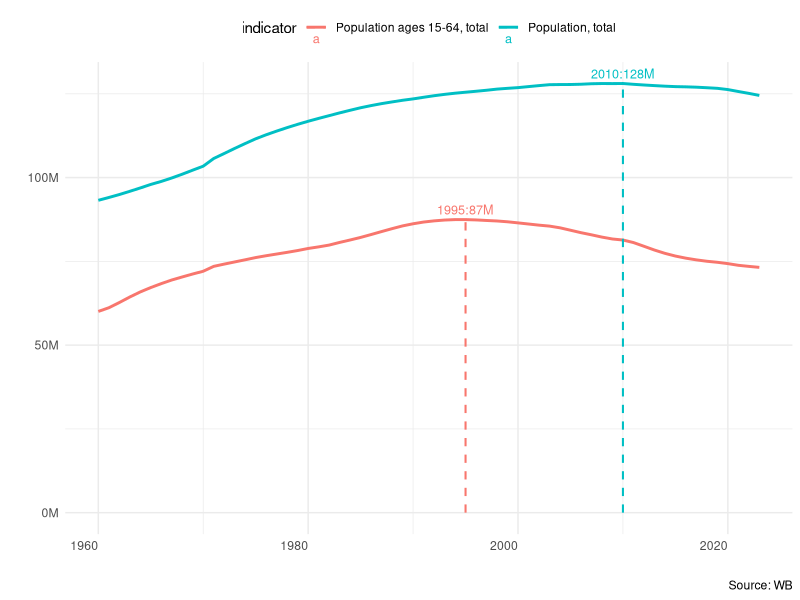
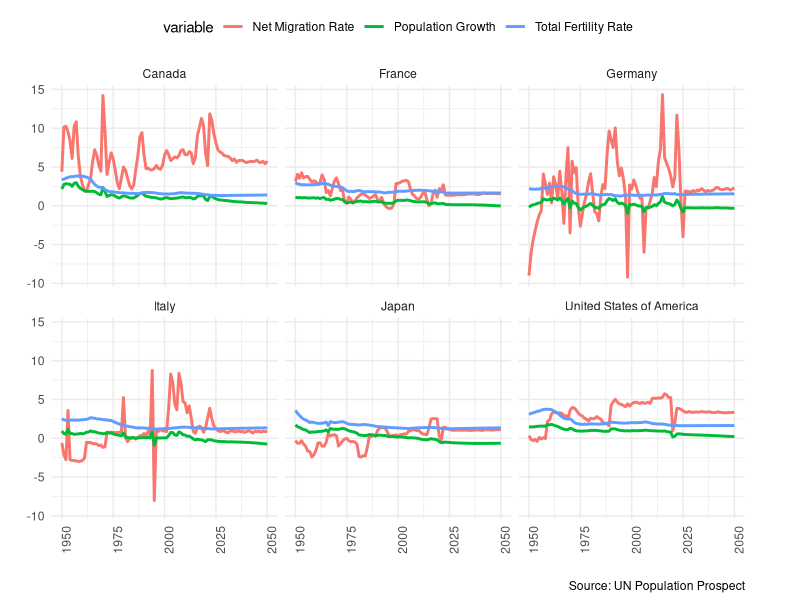
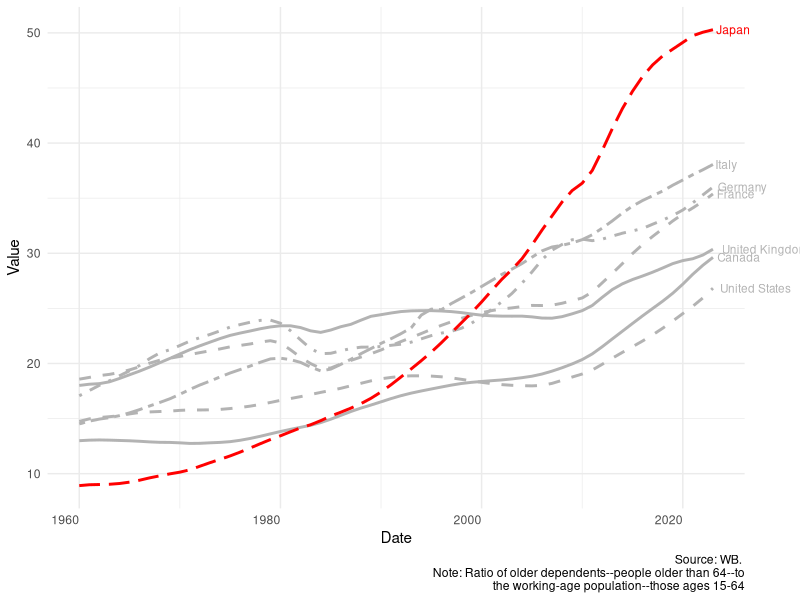
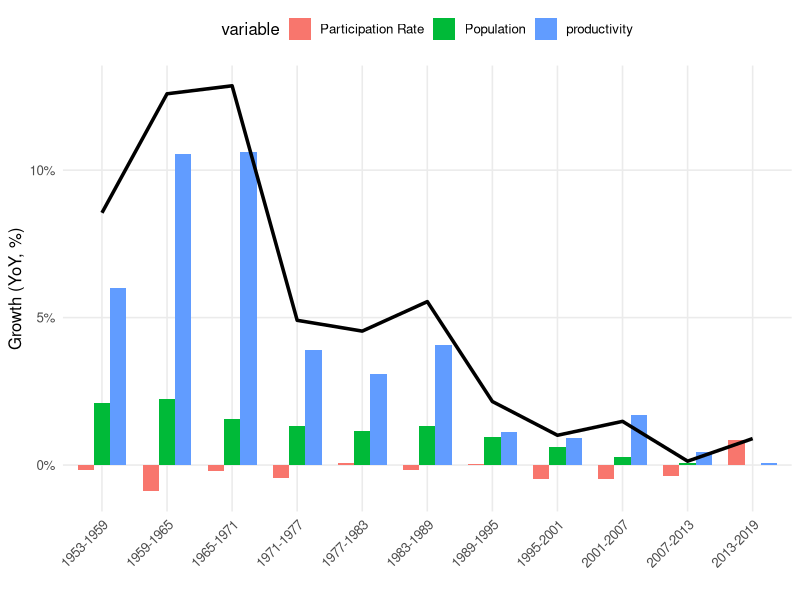
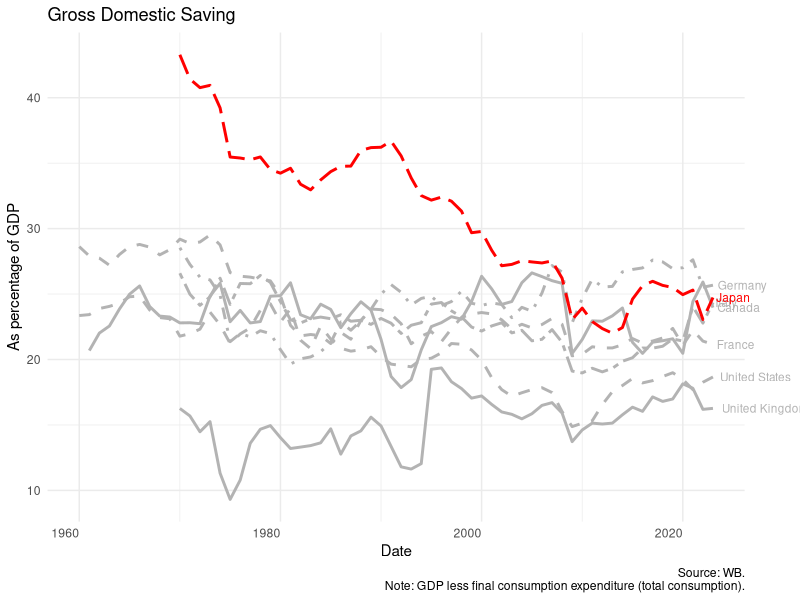
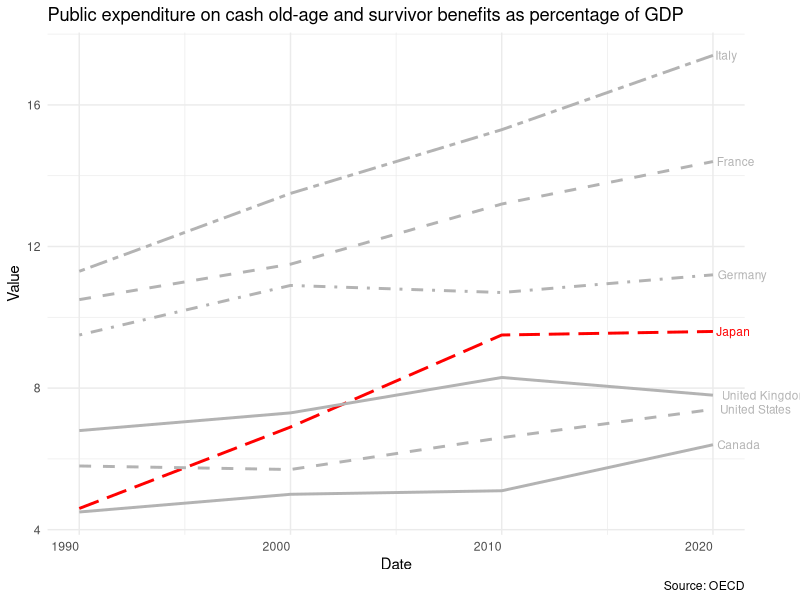
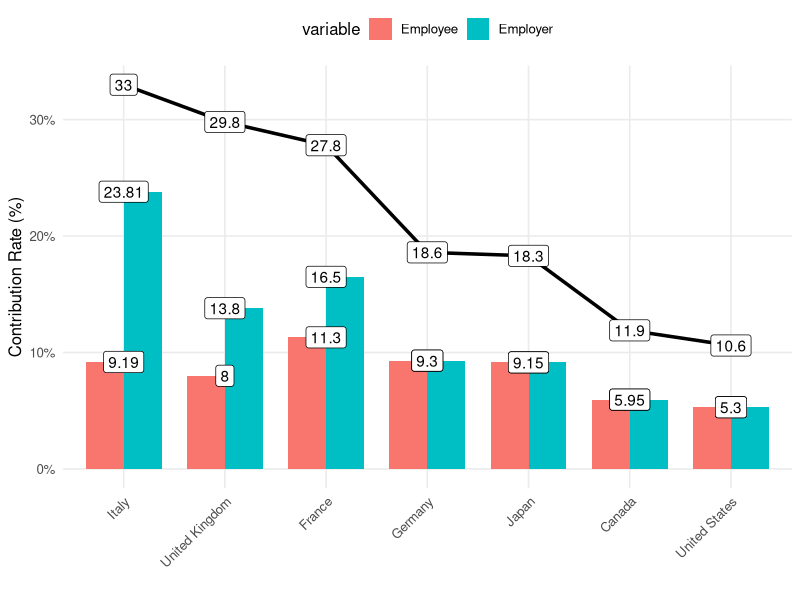
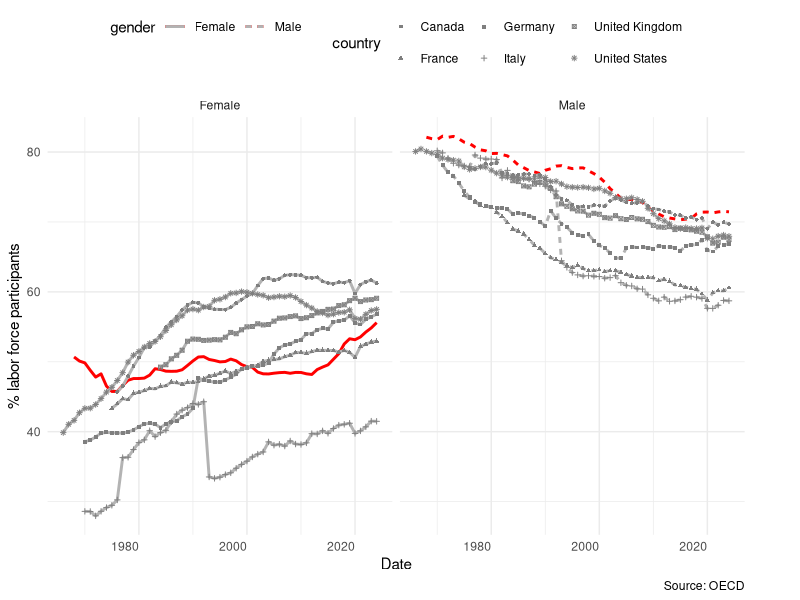

Write R code to recreate these figures, in order.
## ---- chunk 1
#| include: false
library(data.table)
library(ggpubr)
library(scales)
## ---- chunk 2
#| echo: false
pop = fread("../data/11 aging/wb_pop.csv")

# Prepare data
pop2 = pop[country=="Japan"]
pop2[,max_value:=max(value),by=indicator]
pop2[,lab:=ifelse(value==max_value,round(value/10^6,0),"")]
pop2_lab = pop2[lab!="",.(value,date,indicator,
                          label=paste0(date,":",
                                       round(value/10^6,0),"M"))]

ggplot(pop2, aes(x = date, y = value,
                color = indicator)) +
  scale_y_continuous(
    labels = label_number(scale = 1e-6, suffix = "M")) +
  geom_line(size = 1) +
  geom_segment(
    data = pop2_lab,
    aes(x = date, xend = date,
        y = 0, yend = value, 
        color = indicator),
    linewidth = 0.7,
    linetype = "dashed"
  ) +
  # labels at top of vline
  geom_text(
    data = pop2_lab,
    aes(x = date, y = value,
        label = label),
    vjust = -0.5,
    size = 3.2
  ) +
  labs(x = "", y = "",
       caption = "Source: WB") +
  theme_minimal() +
  theme(
    legend.position = "top",   # remove legend
    axis.text.x = element_text(angle = 0, hjust = 1))+
  coord_cartesian(clip = "off")        # allow labels to extend outside plot
## ---- chunk 3
#| echo: false
birth = fread("../data/11 aging/un_pop_birth.csv")
birth[, value_norm := value / value[date == min(date)], 
   by = .(Country, variable)]
birth = birth[date<=2050]

ggplot() +
  geom_line(data=birth[!grepl("Life",variable)], 
            aes(x = date, y = value,
                          group = variable,
                          color = variable),size=1) +
  facet_wrap(~Country) +
  labs(x = "", y = "",
       caption = "Source: UN Population Prospect") +
  theme_minimal() +
  theme(
    legend.position = "top",   # remove legend
    axis.text.x = element_text(angle = 90, hjust = 1),
    plot.margin = margin(5, 40, 5, 5)) +
  coord_cartesian(clip = "off")    # allow labels to extend outside plot
## ---- chunk 4
#| echo: false
age = fread("../data/11 aging/wb_age_depend.csv")

# Prepare data
age[, is_japan := ifelse(country == "Japan", "Japan", "Others")]

# Last observation per country for labeling
lab = age[date==max(date),.(date,value,country,is_japan)]

ggplot(age, aes(x = date, y = value,
                color = is_japan,
                linetype = country,
                group = country)) +
  geom_line(size = 1) +
  geom_text(
    data = lab,
    aes(label = country, color = is_japan),
    hjust = -0.1,              # move label slightly to the right
    vjust = 0.5,
    size = 3
  ) +
  scale_color_manual(values = c("Japan" = "red", "Others" = "gray70")) +
  scale_linetype_manual(
    values = rep(c("solid","dashed","dotdash","twodash","longdash"), 
                 length.out = length(unique(age$country)))
  ) +
  labs(x = "Date", y = "Value",
       caption = "Source: WB. \nNote: Ratio of older dependents--people older than 64--to\n the working-age population--those ages 15-64") +
  theme_minimal() +
  theme(
    legend.position = "none",   # remove legend
    axis.text.x = element_text(angle = 0, hjust = 1),
    plot.margin = margin(5, 40, 5, 5)   # extra right margin so labels not cut
  ) +
  coord_cartesian(clip = "off")        # allow labels to extend outside plot
## ---- chunk 5
#| echo: false
jpl = fread("../data/11 aging/japan_growth.csv")
jpl[variable=="lf_ratio",variable:="Participation Rate"]
jpl[variable=="pop",variable:="Population"]

ggplot() +
  # Bars for other variables
  geom_col(
    data = jpl[variable != "rgdp"],
    aes(x = period, y = gyoy, fill = variable),
    position = "dodge",
    width = 0.75
  ) +
  # Line for rgdp
  geom_line(
    data = jpl[variable == "rgdp"],
    aes(x = period, y = gyoy, group = 1),
    linewidth = 1.2,
    color = "black") +
  # Axis styling
  labs(
    x = "",
    y = "Growth (YoY, %)",
    fill = "variable"
  ) +
  scale_y_continuous(labels = label_percent(scale = 1)) +
  
  # Nicer theme
  theme_minimal(base_size = 12) +
  theme(
    panel.grid.minor = element_blank(),
    legend.position = "top",
    axis.text.x = element_text(angle = 45, hjust = 1),
    plot.title = element_text(face = "bold", size = 14)
  )

## ---- chunk 6
#| echo: false
saving = fread("../data/11 aging/wb_saving.csv")

# Prepare data
saving[, is_japan := ifelse(country == "Japan", "Japan", "Others")]

# Last observation per country for labeling
labsave = saving[date==max(date),.(date,value,country,is_japan)]

ggplot(saving, aes(x = date, y = value,
                color = is_japan,
                linetype = country,
                group = country)) +
  geom_line(size = 1) +
  geom_text(
    data = labsave,
    aes(label = country, color = is_japan),
    hjust = -0.1,              # move label slightly to the right
    vjust = 0.5,
    size = 3
  ) +
  scale_color_manual(values = c("Japan" = "red", "Others" = "gray70")) +
  scale_linetype_manual(
    values = rep(c("solid","dashed","dotdash","twodash","longdash"), 
                 length.out = length(unique(saving$country)))
  ) +
  labs(title = "Gross Domestic Saving",
       x = "Date", y = "As percentage of GDP",
       caption = "Source: WB.\n	Note: GDP less final consumption expenditure (total consumption).") +
  theme_minimal() +
  theme(
    legend.position = "none",   # remove legend
    axis.text.x = element_text(angle = 0, hjust = 1),
    plot.margin = margin(5, 40, 5, 5)   # extra right margin so labels not cut
  ) +
  coord_cartesian(clip = "off")        # allow labels to extend outside plot
## ---- chunk 7
#| echo: false
social = fread("../data/11 aging/social_spend.csv")
setnames(social,"year","date")
setnames(social,"Country","country")

# Prepare data
social[, is_japan := ifelse(country == "Japan", "Japan", "Others")]

# Last observation per country for labeling
labso = social[date==max(date),.(date,value,country,is_japan)]

ggplot(social, aes(x = date, y = value,
                color = is_japan,
                linetype = country,
                group = country)) +
  geom_line(size = 1) +
  geom_text(
    data = labso,
    aes(label = country, color = is_japan),
    hjust = -0.1,              # move label slightly to the right
    vjust = 0.5,
    size = 3
  ) +
  scale_color_manual(values = c("Japan" = "red", "Others" = "gray70")) +
  scale_linetype_manual(
    values = rep(c("solid","dashed","dotdash","twodash","longdash"), 
                 length.out = length(unique(social$country)))
  ) +
  labs(title= "Public expenditure on cash old-age and survivor benefits as percentage of GDP",
       x = "Date", y = "Value",
       caption = "Source: OECD") +
  theme_minimal() +
  theme(
    legend.position = "none",   # remove legend
    axis.text.x = element_text(angle = 0, hjust = 1),
    plot.margin = margin(5, 40, 5, 5)   # extra right margin so labels not cut
  ) +
  coord_cartesian(clip = "off")        # allow labels to extend outside plot
## ---- chunk 8
#| echo: false
contril = fread("../data/11 aging/social_rate.csv")
contril = contril[grepl("public$|Total",variable)]
contril[,variable:=trimws(gsub("\\,.*$","",variable))]
contril[,value_max:=max(value),by=Country]
cons = unique(contril[order(-value_max),Country])
contril[,Country:=factor(Country,levels = cons)]

ggplot() +
  # Bars for other variables
  geom_col(
    data = contril[variable != "Total"],
    aes(x = Country, y = value, fill = variable),
    position = "dodge",
    width = 0.75
  ) +
  geom_label(data = contril[variable != "Total"],
             aes(x=Country,y=value,label = value)) +
  # Line for rgdp
  geom_line(
    data = contril[variable == "Total"],
    aes(x = Country, y = value, group = 1),
    linewidth = 1.2,
    color = "black") +
  geom_label(data = contril[variable == "Total"],
             aes(x=Country,y=value,label = value)) +
  # Axis styling
  labs(
    x = "",
    y = "Contribution Rate (%)",
    fill = "variable"
  ) +
  scale_y_continuous(labels = label_percent(scale = 1)) +
  # Nicer theme
  theme_minimal(base_size = 12) +
  theme(
    panel.grid.minor = element_blank(),
    legend.position = "top",
    axis.text.x = element_text(angle = 45, hjust = 1),
    plot.title = element_text(face = "bold", size = 14)
  )

## ---- chunk 9
#| echo: false
fe = fread("../data/11 aging/oecd_lf.csv")
# Prepare data
fe[, is_japan := ifelse(country == "Japan", "Japan", "Others")]

# Last observation per country for labeling
labfe = fe[date==max(date),.(date,value,country,is_japan,gender)]

ggplot() +
  geom_line(data=fe[is_japan=="Japan"], aes(x = date, y = value,
                linetype = gender),
       color ="red",size=1) +
  geom_line(data=fe[is_japan!="Japan"], aes(x = date, y = value,
                linetype = gender,shape=country),
       color ="gray70",size=1) +
  geom_point(data=fe[is_japan!="Japan"], aes(x = date, y = value,
                shape=country),
       color ="gray50",size=1) +
  facet_wrap(~gender) +
  labs(x = "Date", y = "% labor force participants",
       caption = "Source: OECD") +
  theme_minimal() +
  theme(
    legend.position = "top",   # remove legend
    axis.text.x = element_text(angle = 0, hjust = 1),
    plot.margin = margin(5, 40, 5, 5)   # extra right margin so labels not cut
  ) +
  coord_cartesian(clip = "off")        # allow labels to extend outside plot
## ---- chunk 10
#| echo: false
fe2 = fread("../data/11 aging/oecd_lf_fe.csv")
fe3 = fe2[date%in%c(1975,1985,1995,2005,2015,2024)]
fe3[,date:=as.character(date)]
fe3[,Age:=trimws(gsub("From | years| or","",Age))]

ggplot() +
  geom_line(data=fe3, aes(x = Age, y = value,
                          group = date,
                          color = date),size=1) +
  facet_wrap(~country) +
  labs(x = "Date", y = "% labor force participants",
       caption = "Source: OECD") +
  theme_minimal() +
  theme(
    legend.position = "top",   # remove legend
    axis.text.x = element_text(angle = 90, hjust = 1),
    plot.margin = margin(5, 40, 5, 5)) +
  coord_cartesian(clip = "off")    # allow labels to extend outside plot
## ---- chunk 11
#| echo: false
owd = fread("../data/11 aging/owd_fe_fer.csv")
owd[,date:=as.character(Year)]
owd[,Population:=round(population_historical/10^6)]

ggplot() +
  geom_point(data=owd, aes(y = sl_tlf_cact_fe_ne_zs, 
                           x =  fertility_rate,
                           size=Population,
                           colour = date)) +
  facet_wrap(~date) +
  geom_text(data=owd,aes(y = sl_tlf_cact_fe_ne_zs, 
                           x =  fertility_rate,
                         size = Population,
                          label = Code)) +
   scale_y_log10() +   
  scale_x_log10() +
  labs(x = "Fertility Reate", y = "Female participation",
       caption = "Source: ILO, UN, WB") +
  theme_minimal() +
  theme(
    legend.position = "top",   # remove legend
    axis.text.x = element_text(angle = 90, hjust = 1),
    plot.margin = margin(5, 40, 5, 5)) +
  coord_cartesian(clip = "off")    # allow labels to extend outside plot
